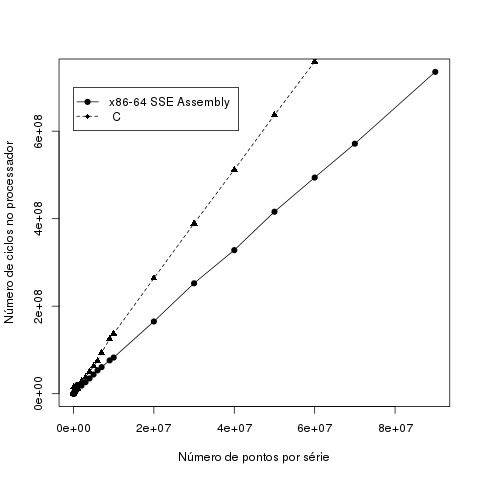

Generate this figure with R:
#require(tikzDevice)
#tikz('xcorr-bench.tex', standAlone = FALSE, width=4.25, height=3.75)
svg(file='xcorr-bench.svg', bg='transparent')
data<-read.table("xcorr-bench.dat", sep="\t")
plot(x=data$V1,y=data$V2,type='o',pch=19,col='black', ylab='número de ciclos no processador',xlab='número of pontos por série')
points(x=data$V1,y=data$V3, type="o", pch=17, col='black', lty=2)
legend(x=10000,y=7e8,legend=c("x86-64 SSE Assembly ", " C "), col=c("black", "black"), lwd=1, cex=.6, pch=19:17, lty=1:2)
dev.off()
